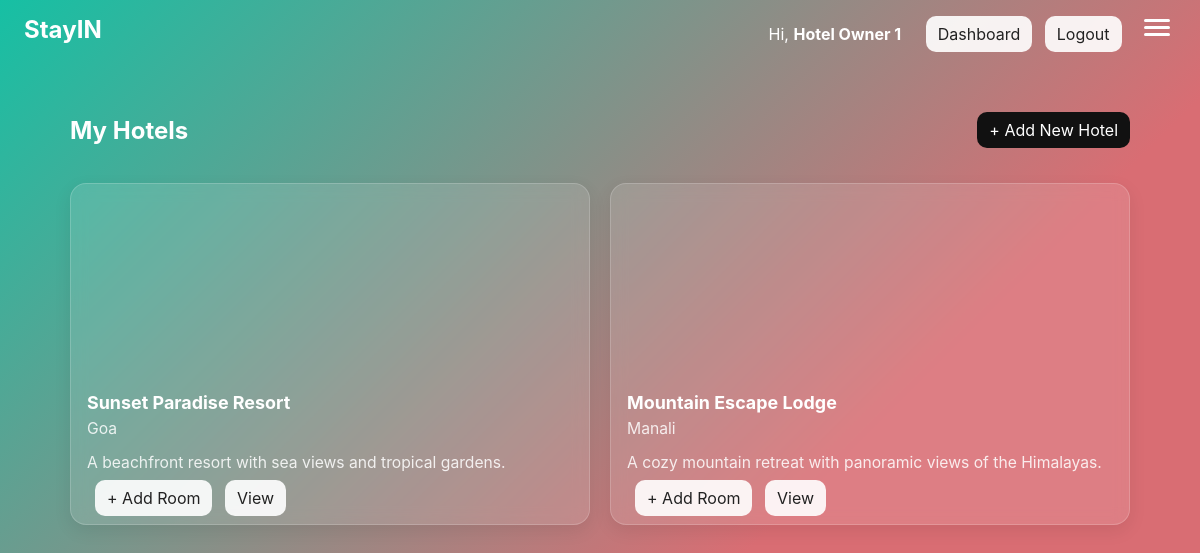
The page /owner/hotels (signed in) on the database its author committed.
### app.py (models this page shows)
class User(db.Model, UserMixin):
    id = db.Column(db.Integer, primary_key=True)
    name = db.Column(db.String(100), nullable=False)
    email = db.Column(db.String(120), unique=True, nullable=False)
    password = db.Column(db.String(200), nullable=False)
    role = db.Column(db.String(20), default='user')
    hotels = db.relationship('Hotel', backref='owner', lazy=True)
    bookings = db.relationship('Booking', backref='user', lazy=True)

class Hotel(db.Model):
    id = db.Column(db.Integer, primary_key=True)
    name = db.Column(db.String(150), nullable=False)
    location = db.Column(db.String(150), nullable=False)
    description = db.Column(db.Text)
    image_url = db.Column(db.String(500))
    owner_id = db.Column(db.Integer, db.ForeignKey('user.id'), nullable=False)
    rooms = db.relationship('Room', backref='hotel', lazy=True)

### app.py (the view)
@app.route('/owner/hotels')
@login_required
@role_required('owner')
def owner_hotels():
    hotels = Hotel.query.filter_by(owner_id=current_user.id).all()
    return render_template('owner_hotels.html', hotels=hotels)

### app.py (called while the page is built)
@login_manager.user_loader
def load_user(user_id):
    try:
        return User.query.get(int(user_id))
    except:
        return None

def role_required(role):
    def wrapper(func):
        @wraps(func)
        def decorated(*args, **kwargs):
            if not current_user.is_authenticated:
                return login_manager.unauthorized()
            if current_user.role != role:
                flash("You are not authorized to access this page.", "danger")
                return redirect(url_for('user_dashboard'))
            return func(*args, **kwargs)
        return decorated
    return wrapper

### templates/owner_hotels.html (shortened to what this page needs)
{% extends "base.html" %}
{% block content %}
<div>
  <div style="display:flex;justify-content:space-between;align-items:center;">
    <h2>My Hotels</h2>
    <a class="btn primary" href="{{ url_for('add_hotel') }}">+ Add New Hotel</a>
  </div>
  {% if hotels %}
    <div class="hotel-grid" style="margin-top:18px;">
      {% for h in hotels %}
      <article class="hotel-card">
        {% set fallback_img = "https://images.unsplash.com/photo-1501117716987-c8e1ecb210d3?w=1200" %}
        <div class="hotel-img" style="background-image:url('{{ h.image_url if h.image_url else fallback_img }}')"></div>
        <div class="hotel-info">
          <h3>{{ h.name }}</h3>
          <div class="muted">{{ h.location }}</div>
          <p class="muted">{{ (h.description or '')[:120] }}</p>
          <div style="margin-top:12px;">
            <a class="btn" href="{{ url_for('add_room', hotel_id=h.id) }}">+ Add Room</a>
            <a class="btn" href="{{ url_for('hotel_detail', hotel_id=h.id) }}">View</a>
          </div>
        </div>
      </article>
      {% endfor %}
    </div>
  {% else %}
    <p class="muted">You haven't added any hotels yet.</p>
  {% endif %}
</div>
{% endblock %}

### templates/base.html (shortened to what this page needs)
<!DOCTYPE html>
<html lang="en">
<head>
  <link rel="stylesheet" href="{{ url_for('static', filename='style.css') }}">
</head>
<body class="gradient-bg">
   {% if not hide_navbar %}
  <nav class="navbar">
    <div class="nav-left">
      <a href="{{ url_for('index') }}" class="logo">StayIN</a>
    </div>
    <div class="nav-right">
      {% if current_user.is_authenticated %}
        <span style="margin-right:12px;">Hi, <strong>{{ current_user.name }}</strong></span>
        {% if current_user.role == 'owner' %}
          <a class="btn" href="{{ url_for('owner_dashboard') }}">Dashboard</a>
        {% else %}
          <a class="btn" href="{{ url_for('user_dashboard') }}">Dashboard</a>
        {% endif %}
        <a class="btn" href="{{ url_for('logout') }}">Logout</a>
      {% else %}
        <a class="btn" href="{{ url_for('login') }}">Login</a>
        <a class="btn" href="{{ url_for('register') }}">Register</a>
      {% endif %}
      <button id="menu-btn" class="hamburger" aria-label="open menu">
        <span></span><span></span><span></span>
      </button>
    </div>
  </nav>
{% endif %}
  <main class="content">
    {% block content %}{% endblock %}
  </main>
</body>
</html>

### static/style.css (style rules this page uses)
:root { --grad-1:#16c0a4; --grad-2:#d96d73; --card-bg:rgba(255,255,255,0.12); --card-border:rgba(255,255,255,0.18); --text-dark:#222; --muted:#e5e5e5; --container-w:1100px; }
* { box-sizing:border-box }
html,body { margin:0; font-family: Inter, system-ui, -apple-system, "Segoe UI", Roboto, "Helvetica Neue", Arial; height:100%; color: #072; }
.gradient-bg { background: linear-gradient(135deg, var(--grad-1), var(--grad-2) 65%); min-height:100vh; color: white; -webkit-font-smoothing:antialiased; }
.navbar { padding:14px 24px; display:flex; justify-content:space-between; align-items:center; position:sticky; top:0; z-index:50; background: transparent; }
.logo { color:white; font-size:1.5rem; font-weight:700; text-decoration:none; }
.btn { padding:8px 12px; border-radius:10px; border:none; background: rgba(255,255,255,0.9); color: #222; margin-left:8px; text-decoration:none; }
.btn.primary { background:#111; color:white; }
.hamburger { background:none; border:none; cursor:pointer; margin-left:12px; }
.hamburger span { display:block; width:26px; height:3px; background:white; margin:4px 0; border-radius:4px; }
.content { padding:28px 20px 80px 20px; max-width: var(--container-w); margin: 0 auto; }
.card, .hotel-card { background: var(--card-bg); border:1px solid var(--card-border); backdrop-filter: blur(8px); padding:16px; border-radius:16px; box-shadow:0 6px 18px rgba(0,0,0,0.08); color: white; }
.hotel-grid { display:grid; grid-template-columns: repeat(auto-fit, minmax(300px,1fr)); gap:20px; margin-top:20px; }
.hotel-img { height:180px; background-size:cover; background-position:center; border-radius:12px; }
.hotel-info h3 { margin:12px 0 6px; color: #fff; font-size:1.12rem; }
.hotel-info .muted { color: rgba(255,255,255,0.9); opacity:0.95; }
.muted { color: rgba(255,255,255,0.85); font-size: .98rem }

### rows shown on the page
User: name "Hotel Owner 1"
Hotel: name "Sunset Paradise Resort", location "Goa", description "A beachfront resort with sea views and tropical gardens."
Hotel: name "Mountain Escape Lodge", location "Manali", description "A cozy mountain retreat with panoramic views of the Himalayas."
